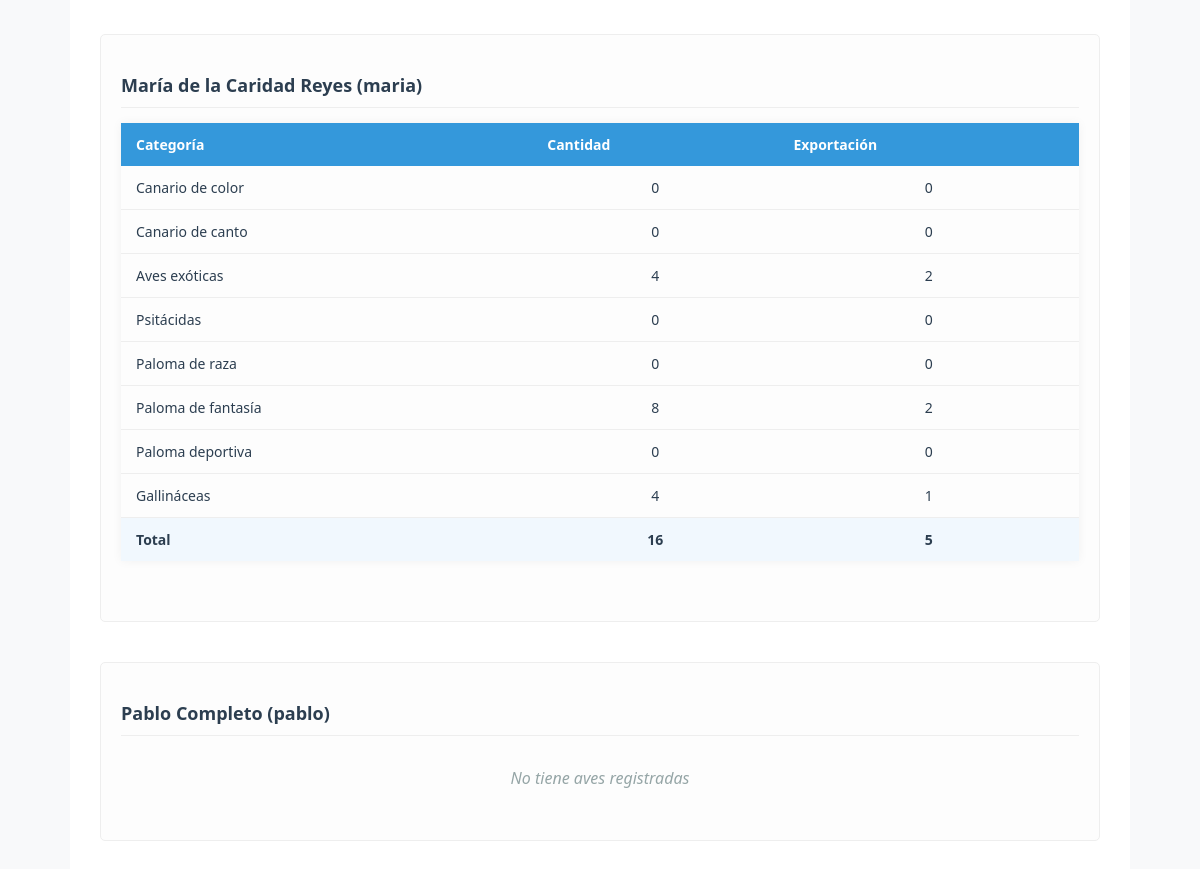
Page /admin/associates_report (signed in, lower part) on the earlier database version.
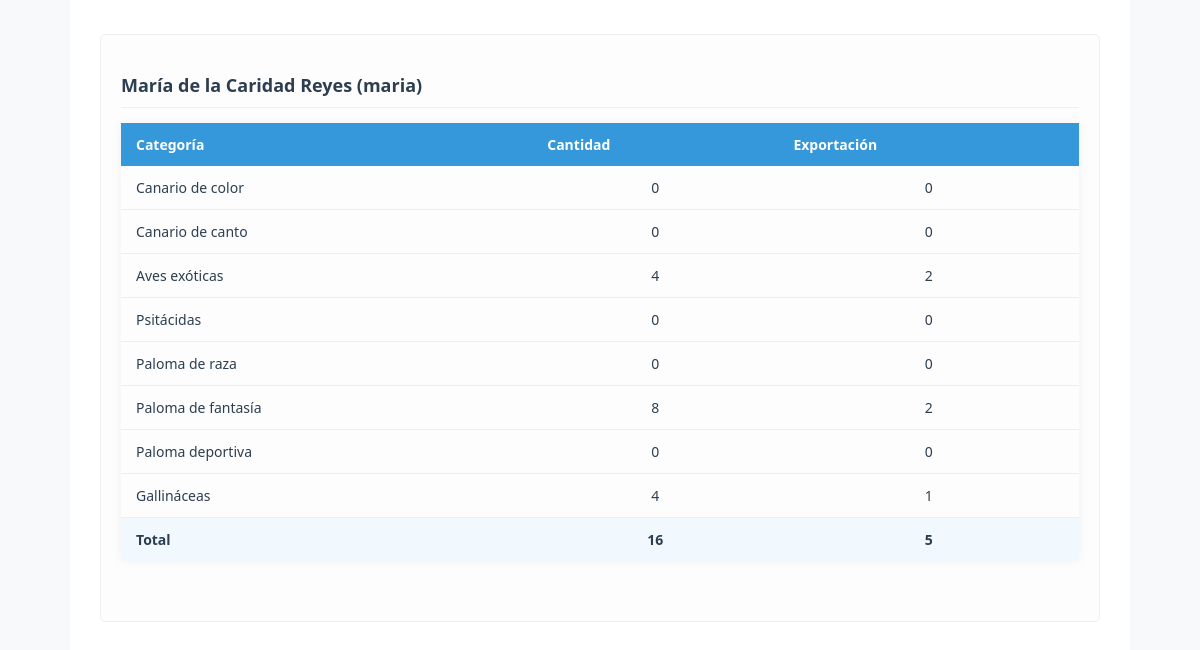
Same page on the later database version.
### models.py (models this page shows, shortened)
class User(UserMixin, db.Model):
    id = db.Column(db.Integer, primary_key=True)
    username = db.Column(db.String(80), unique=True, nullable=False, index=True)
    email = db.Column(db.String(120), unique=True, nullable=False, index=True)
    password_hash = db.Column(db.String(128))
    role = db.Column(db.String(20), default='user')  # 'admin', 'specialist', 'dependiente', 'user'
    is_associated = db.Column(db.Boolean, default=False, nullable=False)
    full_name = db.Column(db.String(100), nullable=False)
    phone = db.Column(db.String(20), nullable=False)
    profile_image = db.Column(db.String(255))  # Ruta de la imagen de perfil
    last_login = db.Column(db.DateTime)  # Fecha del último inicio de sesión
    is_active = db.Column(db.Boolean, default=True)  # Para manejar cuentas activas/inactivas
    address = db.Column(db.String(200))  # Nuevo campo para dirección
    birds = db.relationship('UserBirds', backref='user', lazy=True, cascade='all, delete-orphan')
    awards = db.relationship('Award', backref='user', lazy=True, cascade='all, delete-orphan')
    notifications = db.relationship('Notification', backref='user', lazy=True)

class UserBirds(db.Model):
    id = db.Column(db.Integer, primary_key=True)
    user_id = db.Column(db.Integer, db.ForeignKey('user.id'), nullable=False)
    category_id = db.Column(db.Integer, db.ForeignKey('bird_category.id'), nullable=False)
    quantity = db.Column(db.Integer, default=0)
    food_per_bird = db.Column(db.Float)  # lb por ave por día (asignado por especialista)
    food_type = db.Column(db.String(50))  # Tipo de alimento (Maíz, Trigo, etc.)
    food_process = db.Column(db.String(50))  # Proceso del alimento (grano, molido, etc.)
    notes = db.Column(db.Text)  # Notas adicionales sobre las aves
    export_quantity = db.Column(db.Integer, default=0)  # Cantidad para exportación
    last_updated = db.Column(db.DateTime, default=datetime.utcnow, onupdate=datetime.utcnow)

class BirdCategory(db.Model):
    id = db.Column(db.Integer, primary_key=True)
    name = db.Column(db.String(100), nullable=False, unique=True)
    parent_category = db.Column(db.String(100))  # Para jerarquías
    resource_needs = db.Column(db.Text)
    description = db.Column(db.Text)  # Descripción más detallada
    birds = db.relationship('UserBirds', backref='category', lazy=True)

### app.py (the view)
@app.route('/admin/associates_report')
@login_required
def associates_report_view():
    if current_user.role != 'admin':
        abort(403)
    associates = db.session.execute(
        select(User).where(User.is_associated == True).order_by(User.full_name)
    ).scalars()
    categories = db.session.execute(
        select(BirdCategory.name,
               func.sum(UserBirds.quantity).label('total_quantity'),
               func.sum(UserBirds.export_quantity).label('total_export'))
        .select_from(UserBirds)
        .join(BirdCategory)
        .join(User)
        .where(User.is_associated == True)
        .group_by(BirdCategory.name)
    ).all()
    grand_total = sum(cat.total_quantity or 0 for cat in categories)
    grand_export = sum(cat.total_export or 0 for cat in categories)
    return render_template('admin/associates_report.html',
                         associates=associates,
                         categories=categories,
                         grand_total=grand_total,
                         grand_export=grand_export,
                         now=datetime.utcnow())

### app.py (called while the page is built)
@login_manager.user_loader
def load_user(user_id):
    return db.session.get(User, int(user_id))

### templates/admin/associates_report.html (shortened to what this page needs)
{% extends "base_print.html" %}
{% block content %}
<div class="print-container">
    <div class="report-content">
        {% for user in associates %}
        <div class="user-section">
            <h3>{{ user.full_name }} ({{ user.username }})</h3>
            {% if user.birds %}
            <table class="user-birds-table">
                <thead>
                    <tr>
                        <th>Categoría</th>
                        <th>Cantidad</th>
                        <th>Exportación</th>
                    </tr>
                </thead>
                <tbody>
                    {% for bird in user.birds %}
                    <tr>
                        <td>{{ bird.category.name }}</td>
                        <td class="text-center">{{ bird.quantity }}</td>
                        <td class="text-center">{{ bird.export_quantity }}</td>
                    </tr>
                    {% endfor %}
                    <tr class="user-total">
                        <td><strong>Total</strong></td>
                        <td class="text-center"><strong>{{ user.birds|sum(attribute='quantity') }}</strong></td>
                        <td class="text-center"><strong>{{ user.birds|sum(attribute='export_quantity') }}</strong></td>
                    </tr>
                </tbody>
            </table>
            {% else %}
            <p class="no-birds">No tiene aves registradas</p>
            {% endif %}
        </div>
        {% endfor %}
    </div>
</div>
{% endblock %}

Differences in the rows shown:
no longer on this page (row edited): User: full_name "Pablo Completo", username "pablo", shows "No tiene aves registradas"
